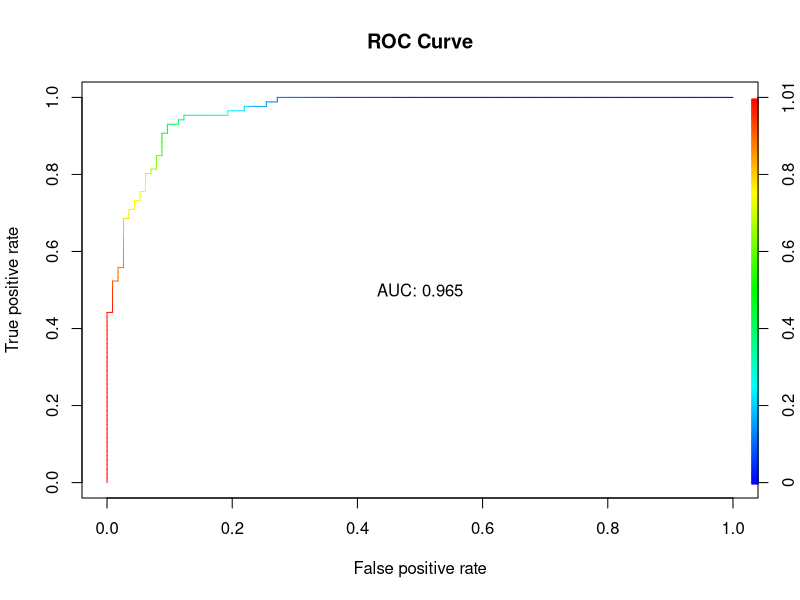
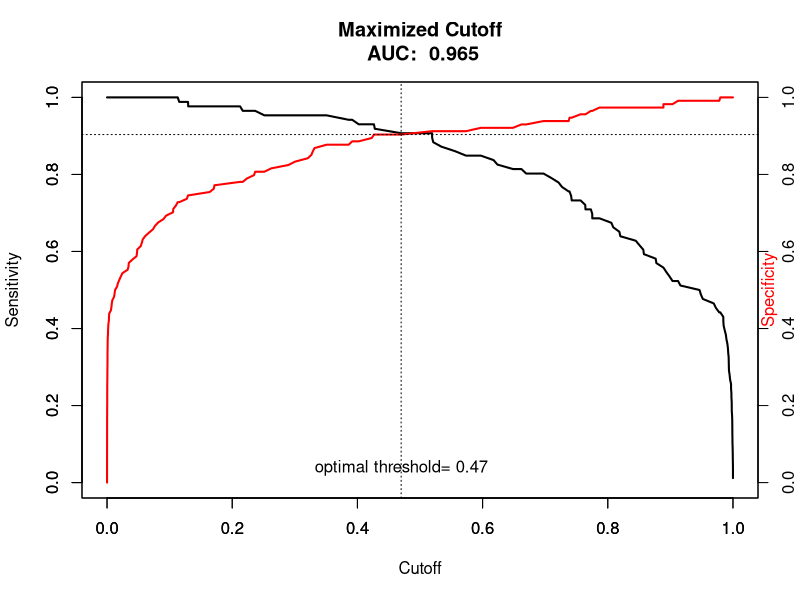

Here is the R script that generated these plots, in order:
library(ROCR)
library(car)
library(tidyverse)

setwd("C:/Users/jorda/OneDrive/Documents/R-Studio/DA6813 Applications/")

KC_HOUSE = read_csv("KC_HOUSE.csv")

str(KC_HOUSE)

# Creating training and testing samples
set.seed(1)
index = sample(1:nrow(KC_HOUSE), 0.7*nrow(KC_HOUSE))
KCtrain = KC_HOUSE[index,]
KCtest = KC_HOUSE[-index,]

m3 = lm(price ~ sqft_living + bedrooms + bathrooms, data = KCtrain)
summary(m3)
predictions = predict(m3, newdata = KCtest, type = "response")

#Measures
mse = mean((KCtest$price - predictions)^2)
mae = mean(abs(KCtest$price - predictions))
me = mean(KCtest$price - predictions)
mape =  mean(abs(KCtest$price - predictions)/KCtest$price)*100


#read in data
df = read_csv("HBAT.csv")

str(df) # see data structures

#convert some numeric variables to factor variables
df$x1custype = as.factor(df$x1custype)
df$x2industype = as.factor(df$x2industype)
df$x3firmsize = as.factor(df$x3firmsize)
df$x4region = as.factor(df$x4region)
df$x5distsys = as.factor(df$x5distsys)
df$x23strat = as.factor(df$x23strat)

df <- na.omit(df) #any missing values?

# Fit the logistic regression model
m2 <- glm(x23strat ~. -id, data = df, family = binomial)
summary(m2)

#check for multicollinearity
vif(m2) #x17pricflex high vif so remove

df2 = select(df, -x17pricflex)
m3 <- glm(x23strat ~., data = df2, family = binomial)
vif(m3) #x1custype high vif so remove

# VIF under 5; so I'll stop here.
summary(m3)

# Predict the probability (p) of x23strat
probabilities <- predict(m3, type = "response")
predicted.classes <- ifelse(probabilities > 0.5, 1, 0)

caret::confusionMatrix(as.factor(predicted.classes),as.factor(df2$x23strat)) #this function and package auto computes a lot of the metrics

#### end of default cutoff of 0.5
#### optimal cutoff

#ROC Curve and AUC
pred <- prediction(probabilities,df2$x23strat) #Predicted Probability and True Classification

# area under curve
auc <- round(as.numeric(performance(pred, measure = "auc")@y.values),3)

#plotting the ROC curve and computing AUC
perf <- performance(pred, "tpr","fpr")
plot(perf,colorize = T, main = "ROC Curve")
text(0.5,0.5, paste("AUC:", auc))

# computing threshold for cutoff to best trade off sensitivity and specificity
#first sensitivity
plot(unlist(performance(pred, "sens")@x.values), unlist(performance(pred, "sens")@y.values), 
     type="l", lwd=2, 
     ylab="Sensitivity", xlab="Cutoff", main = paste("Maximized Cutoff\n","AUC: ",auc))

par(new=TRUE) # plot another line in same plot

#second specificity
plot(unlist(performance(pred, "spec")@x.values), unlist(performance(pred, "spec")@y.values), 
     type="l", lwd=2, col='red', ylab="", xlab="")
axis(4, at=seq(0,1,0.2)) #specificity axis labels
mtext("Specificity",side=4, col='red')

#find where the lines intersect
min.diff <-which.min(abs(unlist(performance(pred, "sens")@y.values) - unlist(performance(pred, "spec")@y.values)))
min.x<-unlist(performance(pred, "sens")@x.values)[min.diff]
min.y<-unlist(performance(pred, "spec")@y.values)[min.diff]
optimal <-min.x #this is the optimal points to best trade off sensitivity and specificity

abline(h = min.y, lty = 3)
abline(v = min.x, lty = 3)
text(min.x,0,paste("optimal threshold=",round(optimal,2)), pos = 3)

pr_class = ifelse(probabilities>0.47, 1,0) #use the optimal cutoff to classify
caret::confusionMatrix(as.factor(pr_class),as.factor(df2$x23strat)) #this function and package auto computes a lot of the metrics
